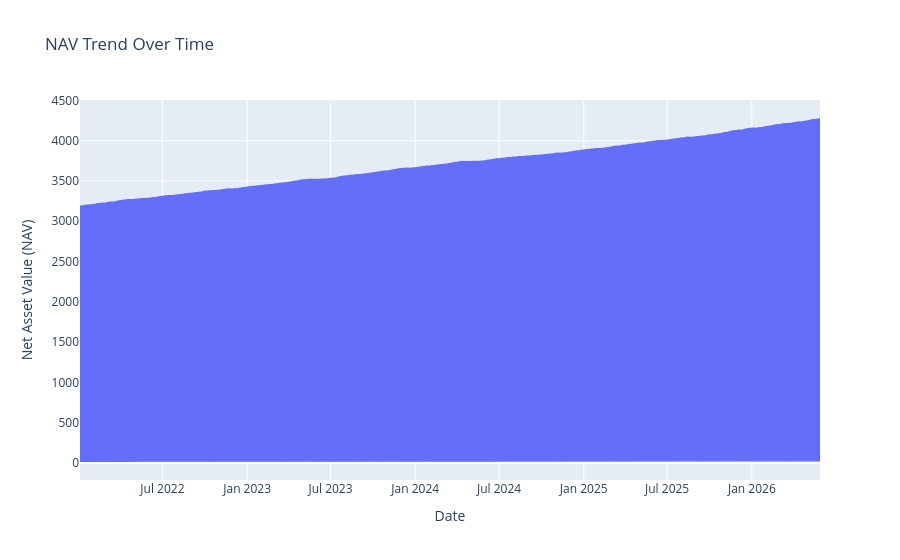

The notebook cell this image was saved under:
### Code cell
# Convert date to datetime
nav_history['date'] = pd.to_datetime(nav_history['date'])

# Sort values
nav_history = nav_history.sort_values('date')

# Plot
fig = px.line(
    nav_history,
    x='date',
    y='nav',
    title='NAV Trend Over Time',
    labels={'date':'Date','nav':'Net Asset Value (NAV)'}
)

fig.show()

### Figure 1 — Plotly figure (JSON) as saved in the notebook; plotly's stock layout.template omitted (floating-point values rounded to 4 significant figures; data arrays with more than 128 entries replaced by an {"elided": "..."} marker saying what was removed)
{"data": [{"hovertemplate": "Date=%{x}<br>Net Asset Value (NAV)=%{y}<extra></extra>", "legendgroup": "", "line": {"color": "#636efa", "dash": "solid"}, "marker": {"symbol": "circle"}, "mode": "lines", "name": "", "showlegend": false, "type": "scattergl", "x": {"elided": "46000 str values"}, "xaxis": "x", "y": {"elided": "46000 float values"}, "yaxis": "y"}], "layout": {"legend": {"tracegroupgap": 0}, "title": {"text": "NAV Trend Over Time"}, "xaxis": {"anchor": "y", "domain": [0, 1], "title": {"text": "Date"}}, "yaxis": {"anchor": "x", "domain": [0, 1], "title": {"text": "Net Asset Value (NAV)"}}}}
